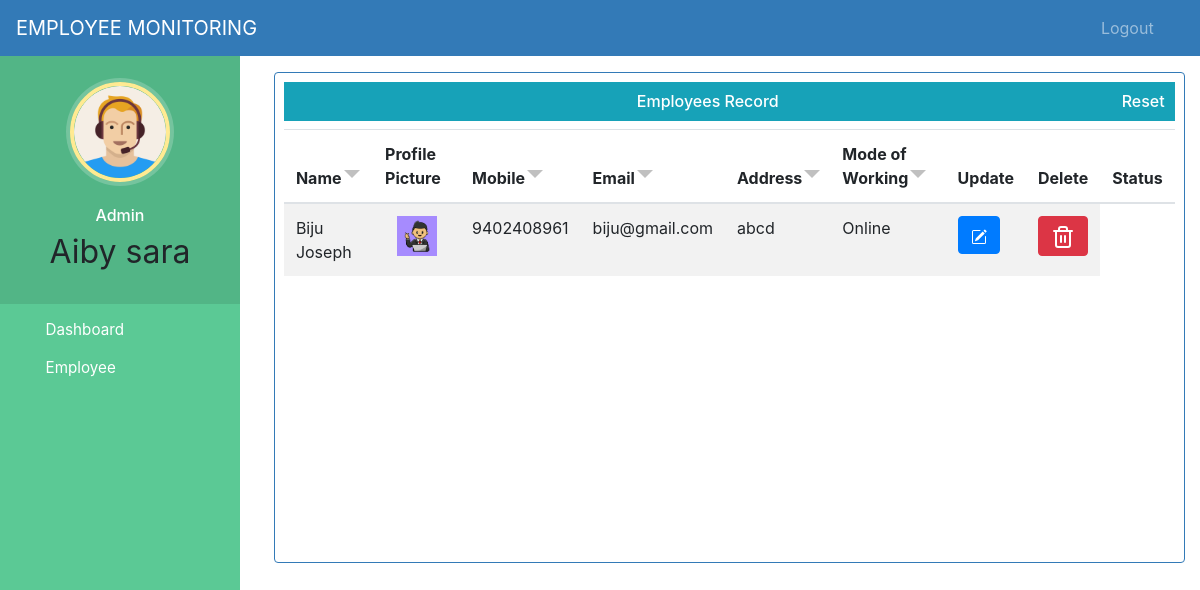
Page /admin-view-employee (signed in) on the earlier database version.
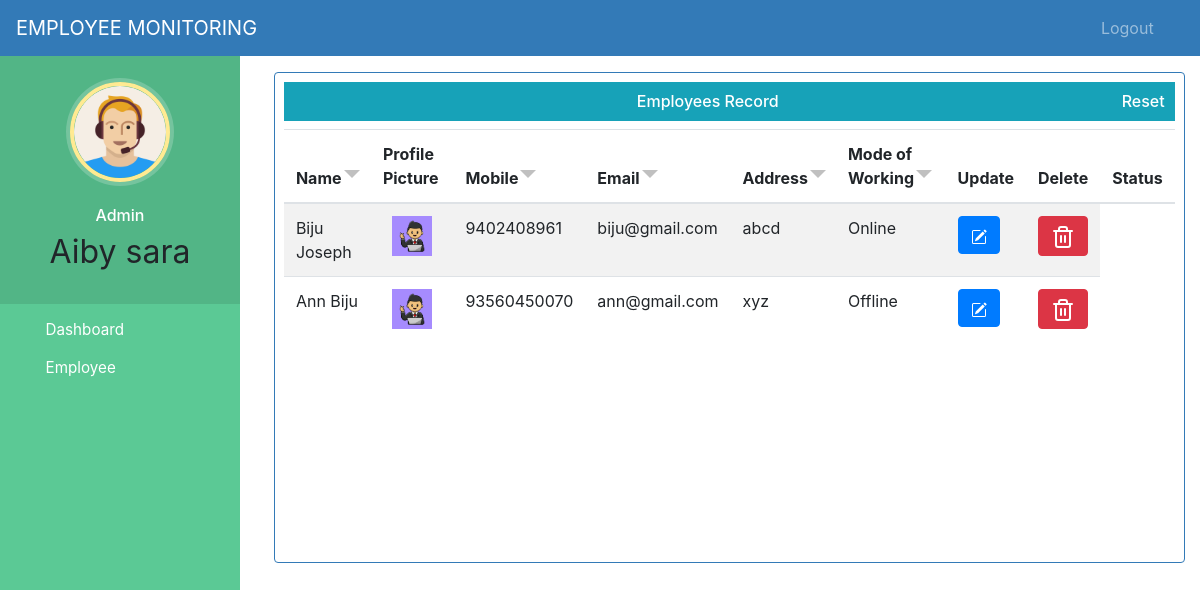
Same page on the later database version.
### employee/models.py (models this page shows, shortened)
class Employee(models.Model):
    user = models.OneToOneField(User, on_delete=models.CASCADE)
    profile_pic = models.ImageField(upload_to='profile_pic/EmployeeProfilePic/', null=True, blank=True)
    mode = models.CharField(max_length=128, choices=mode_status, default='Offline')
    address = models.CharField(max_length=128)
    mobile = models.CharField(max_length=12, null=True)
    email = models.EmailField(max_length=128, null=True)
    status = models.BooleanField(default=False)
    last_activity = models.DateTimeField(null=True, blank=True)
    @property
    def get_name(self):
        return self.user.first_name + " " + self.user.last_name

### employee/views.py (the view)
# urls.py: path('admin-view-employee', views.admin_view_employee_view, name='admin-view-employee'),
@login_required(login_url='userlogin')
@user_passes_test(is_admin)
def admin_view_employee_view(request):
    employees = models.Employee.objects.all().filter(status=True)
    return render(request, 'admin_view_employee.html', {'employees': employees})

### employee/views.py (called while the page is built)
def is_admin(user):
    return user.groups.filter(name='ADMIN').exists()

### templates/admin_view_employee.html (shortened to what this page needs)
{% extends 'admin_base.html' %}
{% block content %}
{%load static%}
  <link rel="stylesheet" href="{% static 'css/sort.css' %}">
<br><br><br>
{% include 'messages.html' %}
<div class="container">
  <div class="bor">
    <div class="tableFixHead">
      <h6 class="bg-info" style="padding:10px; text-align:center;">Employees Record
      <a style="float:right; text-decoration: none; color:white" href="/admin-view-employee">Reset</a>
      </h6>
       <table class="table table-striped" id="myTable">
      <thead>
        <tr>
          <th onclick="sortTable(0)" class="headerSortDown">Name</th>
          <th>Profile Picture</th>
          <th onclick="sortTable(0)" class="headerSortDown">Mobile</th>
          <th onclick="sortTable(0)" class="headerSortDown">Email</th>
          <th onclick="sortTable(0)" class="headerSortDown">Address</th>
          <th onclick="sortTable(0)" class="headerSortDown">Mode of Working</th>
          <th>Update</th>
          <th>Delete</th>
          <th>Status</th>
        </tr>
      </thead>
      {% for e in employees %}
      <tr>
        <td> {{e.get_name}}</td>
        <td> <center>
          {% if e.profile_pic %}
          <img src="{{ e.profile_pic.url }}" alt="Profile Pic missing" height="40px" width="40px" />
          {% else %}
          No Profile Pic
          {% endif %}
        </center></td>
        <td>{{e.mobile}}</td>
        <td>{{e.email}}</td>
        <td>{{e.address}}</td>
        <td>{{e.mode}}</td>
        <td><a class="btn btn-primary btn-xs" href="{% url 'admin-update-employee' e.id  %}">
        </a></td>
        <td><a class="btn btn-danger btn-xs" href="{% url 'admin-delete-employee' e.id  %}"
                onclick="return confirm('Are you sure you want to delete this?')">
          </a>
        </td>
      </tr>
      {% endfor %}
    </table>
  </div>
</div>
  </div>
{% endblock content %}

Differences in the rows shown:
now on this page (row edited): Employee: get_name "Ann Biju", profile_pic (picture), mobile "93560450070", email "ann@gmail.com", address "xyz", mode "Offline"
